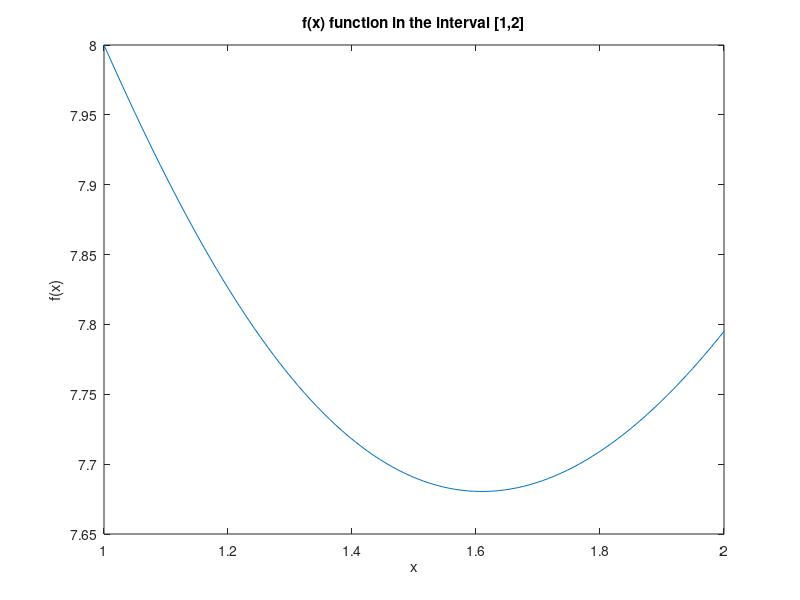

The MATLAB script that drew this image: (Note: this script raises an error after producing the figure.)
a = 1;
b = 2;
x = linspace(a,b,100);
f = @(x) 8*exp(1-x) + 7*log(x);

%% part a of the question 2
y = f(x);
figure
plot(x,y);
title('f(x) function in the interval [1,2]');
xlabel('x');
ylabel('f(x)');
%% part b of the question 2
tol = 1e-5;
tic
[res, iteration] = dichotomous_search(f, a, b, tol)
toc
%% partc of the queestion 2
tic
% 50 length fibonacci search
n = 10;
fibo = fibonacci(n);
[res, iteration] = fibonacci_search(f, a, b, fibo, tol)
toc
%% part d of the question 2
tic
[res, iteration] = golden_section(f, a, b, tol)
toc
%% part e of the question 2
tic
res = lagrange_search(f, a, b)
toc